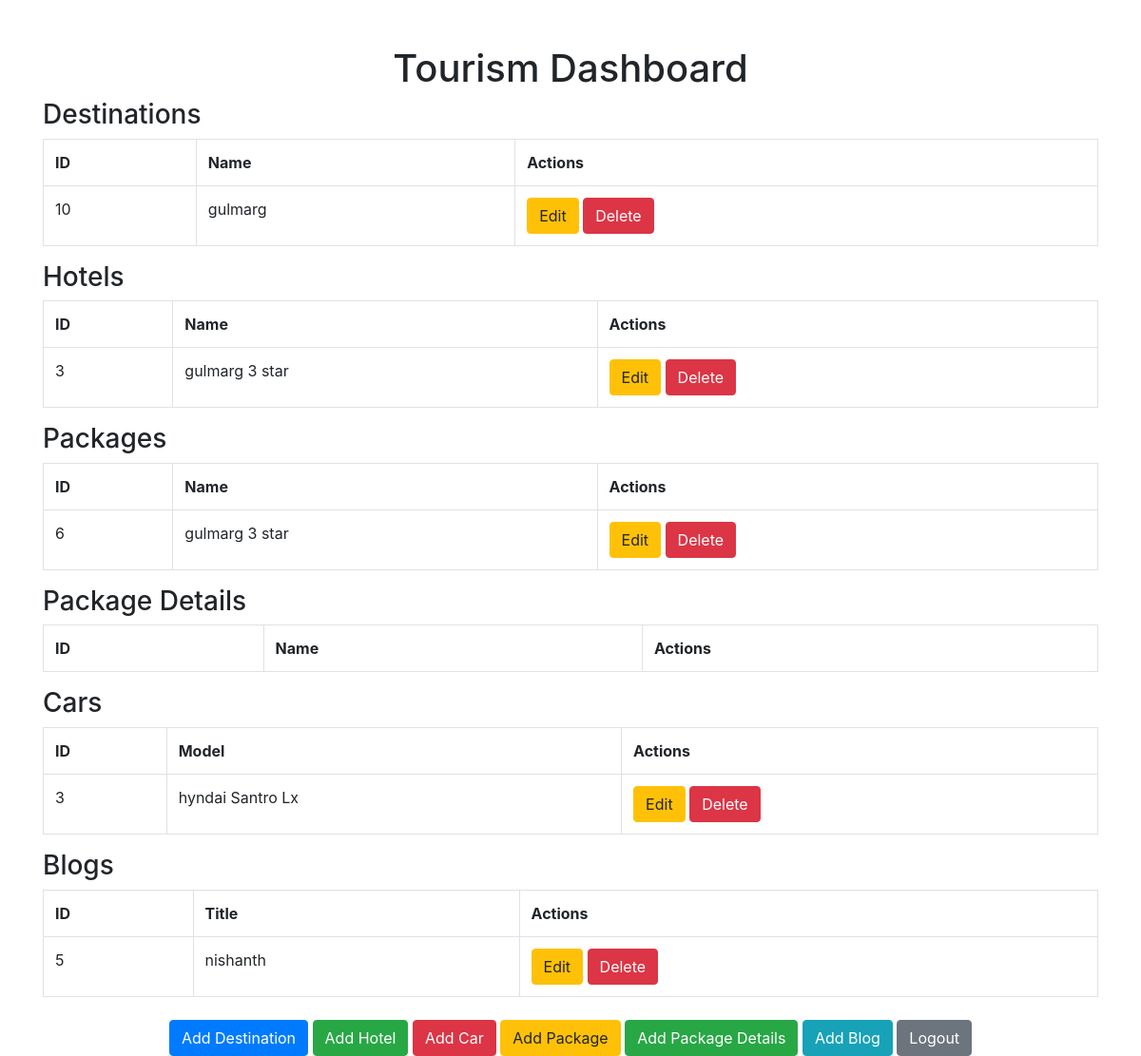
/admin/dashboard.php (signed in), run on an earlier commit of the app's database.
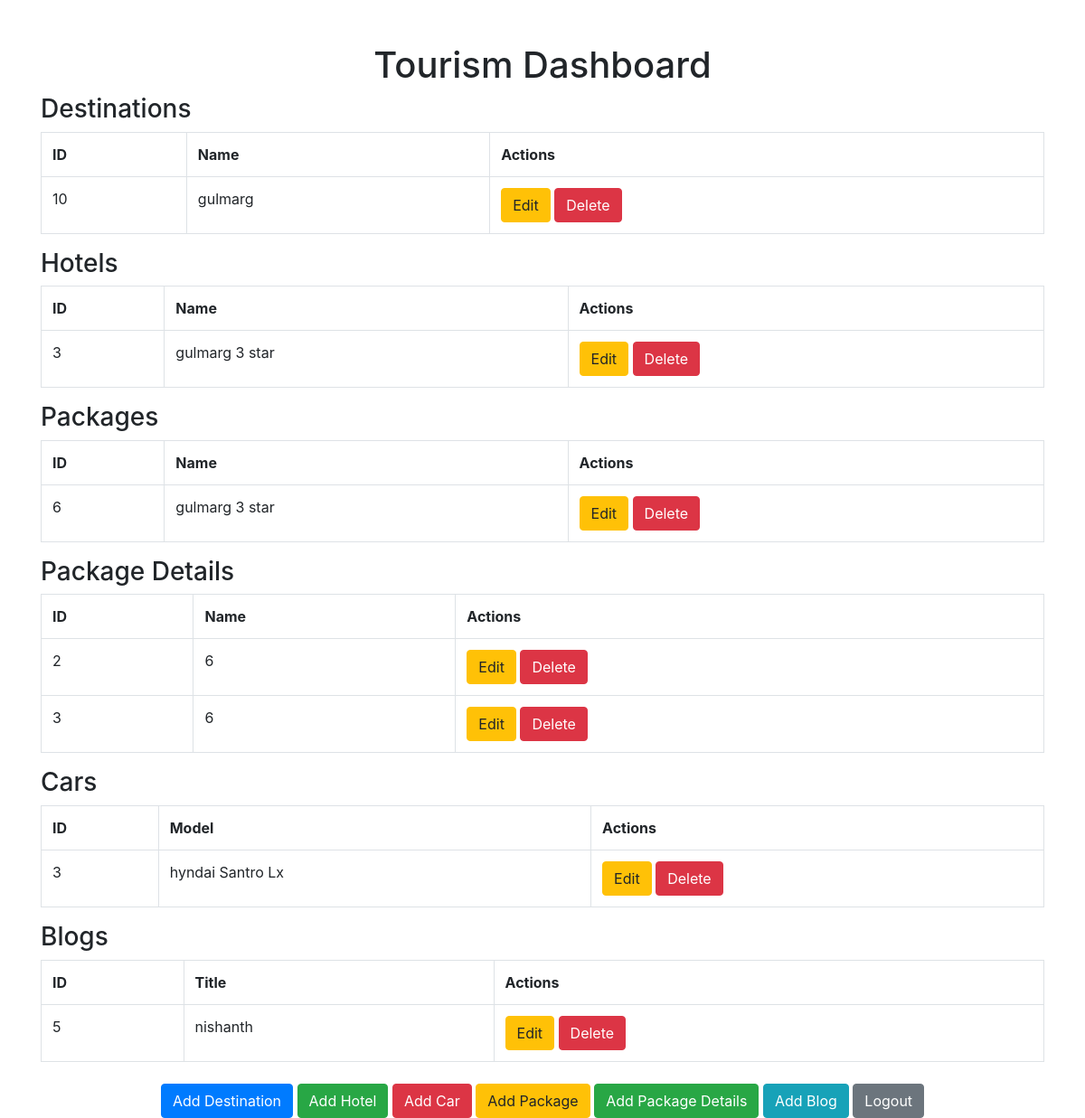
And on a later commit of the database.
### tables this page shows
CREATE TABLE `destinations` (
  `id` int(11) NOT NULL,
  `name` varchar(255) NOT NULL,
  `description` text DEFAULT NULL,
  `image` varchar(255) DEFAULT NULL
);

CREATE TABLE `hotels` (
  `id` int(11) NOT NULL,
  `name` varchar(255) NOT NULL,
  `location` varchar(255) DEFAULT NULL,
  `description` text DEFAULT NULL,
  `price` decimal(10,2) NOT NULL,
  `status` enum('occupied','available') DEFAULT 'available',
  `image` varchar(255) DEFAULT NULL,
  `rating` float DEFAULT 3,
  `detailed_description` text DEFAULT NULL,
  `other_features` varchar(500) DEFAULT NULL,
  `hotel_star_rating` decimal(1,0) NOT NULL DEFAULT 3,
  `destination_id` int(11) DEFAULT NULL
);

CREATE TABLE `packages` (
  `id` int(11) NOT NULL,
  `name` varchar(255) NOT NULL,
  `description` text DEFAULT NULL,
  `duration` varchar(50) DEFAULT NULL,
  `price` decimal(10,2) DEFAULT NULL,
  `destination_id` int(11) DEFAULT NULL,
  `image` varchar(255) DEFAULT NULL,
  `is_trending` tinyint(1) NOT NULL DEFAULT 0,
  `is_featured` tinyint(1) NOT NULL DEFAULT 0,
  `rating` decimal(3,1) NOT NULL DEFAULT 5.0,
  `is_honeymoon` tinyint(1) NOT NULL DEFAULT 0,
  `is_adventure` tinyint(1) NOT NULL DEFAULT 0,
  `is_premium` tinyint(1) NOT NULL DEFAULT 0,
  `is_budget` tinyint(1) NOT NULL DEFAULT 0,
  `reviews` decimal(5,0) NOT NULL DEFAULT 0
);

CREATE TABLE `cars` (
  `id` int(11) NOT NULL,
  `model` varchar(255) NOT NULL,
  `status` enum('available','occupied') DEFAULT 'available',
  `price` decimal(10,2) DEFAULT NULL,
  `image` varchar(255) DEFAULT NULL,
  `destination_id` int(11) DEFAULT NULL
);

CREATE TABLE `blogs` (
  `id` int(11) NOT NULL,
  `title` varchar(255) NOT NULL,
  `description` text NOT NULL,
  `post_date` date NOT NULL
);

CREATE TABLE `package_details` (
  `id` int(11) NOT NULL,
  `package_id` int(11) NOT NULL,
  `destination_id` int(11) NOT NULL,
  `car_id` int(11) NOT NULL,
  `hotel_id` int(11) NOT NULL,
  `itinerary` text NOT NULL,
  `inclusions` text NOT NULL,
  `exclusions` text NOT NULL,
  `charges_for_exclusions` decimal(10,2) DEFAULT NULL,
  `terms_and_conditions` text DEFAULT NULL,
  `created_at` timestamp NOT NULL DEFAULT current_timestamp()
);

### admin/dashboard.php (the view, shortened to what the changed rows need)
<?php
require 'db_connect.php';
try {
    $destinations = $pdo->query("SELECT * FROM destinations")->fetchAll();
    $hotels = $pdo->query("SELECT * FROM hotels")->fetchAll();
    $packages = $pdo->query("SELECT * FROM packages")->fetchAll();
    $packages_det = $pdo->query("SELECT * FROM package_details")->fetchAll();
    $cars = $pdo->query("SELECT * FROM cars")->fetchAll();
    $blogs = $pdo->query("SELECT * FROM blogs")->fetchAll();
} catch (PDOException $e) {
    echo "Error: " . $e->getMessage();
}
?>
<!DOCTYPE html>
<html lang="en">
<head>
    <link href="https://maxcdn.bootstrapcdn.com/bootstrap/4.5.2/css/bootstrap.min.css" rel="stylesheet">
</head>
<body>
    <div class="container mt-5">
        <h1 class="text-center">Tourism Dashboard</h1>
        <table class="table table-bordered">
            <tr>
                <th>ID</th><th>Name</th><th>Actions</th>
            </tr>
            <?php foreach ($destinations as $destination): ?>
            <tr>
                <td><?= $destination['id'] ?></td>
                <td><?= htmlspecialchars($destination['name']) ?></td>
                <td>
                    <a href="edit_destination.php?id=<?= $destination['id'] ?>" class="btn btn-warning">Edit</a>
                    <a href="delete.php?type=destination&id=<?= $destination['id'] ?>" class="btn btn-danger" onclick="return confirm('Are you sure you want to delete this destination?');">Delete</a>
                </td>
            </tr>
            <?php endforeach; ?>
        </table>
        <table class="table table-bordered">
            <tr>
                <th>ID</th><th>Name</th><th>Actions</th>
            </tr>
            <?php foreach ($hotels as $hotel): ?>
            <tr>
                <td><?= $hotel['id'] ?></td>
                <td><?= htmlspecialchars($hotel['name']) ?></td>
                <td>
                    <a href="edit_hotel.php?id=<?= $hotel['id'] ?>" class="btn btn-warning">Edit</a>
                    <a href="delete.php?type=hotel&id=<?= $hotel['id'] ?>" class="btn btn-danger" onclick="return confirm('Are you sure you want to delete this hotel?');">Delete</a>
                </td>
            </tr>
            <?php endforeach; ?>
        </table>
        <table class="table table-bordered">
            <tr>
                <th>ID</th><th>Name</th><th>Actions</th>
            </tr>
            <?php foreach ($packages as $package): ?>
            <tr>
                <td><?= $package['id'] ?></td>
                <td><?= htmlspecialchars($package['name']) ?></td>
                <td>
                    <a href="edit_package.php?id=<?= $package['id'] ?>" class="btn btn-warning">Edit</a>
                    <a href="delete.php?type=package&id=<?= $package['id'] ?>" class="btn btn-danger" onclick="return confirm('Are you sure you want to delete this package?');">Delete</a>
                </td>
            </tr>
            <?php endforeach; ?>
        </table>
        <table class="table table-bordered">
            <tr>
                <th>ID</th><th>Name</th><th>Actions</th>
            </tr>
            <?php foreach ($packages_det as $packaged): ?>
            <tr>
                <td><?= $packaged['id'] ?></td>
                <td><?= htmlspecialchars($packaged['package_id']) ?></td>
                <td>
                    <a href="edit_package_details.php?id=<?= $packaged['id'] ?>" class="btn btn-warning">Edit</a>
                    <a href="delete.php?type=package&id=<?= $packaged['id'] ?>" class="btn btn-danger" onclick="return confirm('Are you sure you want to delete this package?');">Delete</a>
                </td>
            </tr>
            <?php endforeach; ?>
        </table>
        <table class="table table-bordered">
            <tr>
                <th>ID</th><th>Model</th><th>Actions</th>
            </tr>
            <?php foreach ($cars as $car): ?>
            <tr>
                <td><?= $car['id'] ?></td>
                <td><?= htmlspecialchars($car['model']) ?></td>
                <td>
                    <a href="edit_car.php?id=<?= $car['id'] ?>" class="btn btn-warning">Edit</a>
                    <a href="delete.php?type=car&id=<?= $car['id'] ?>" class="btn btn-danger" onclick="return confirm('Are you sure you want to delete this car?');">Delete</a>
                </td>
            </tr>
            <?php endforeach; ?>
        </table>
        <table class="table table-bordered">
            <tr>
                <th>ID</th><th>Title</th><th>Actions</th>
            </tr>
            <?php foreach ($blogs as $blog): ?>
            <tr>
                <td><?= $blog['id'] ?></td>
                <td><?= htmlspecialchars($blog['title']) ?></td>
                <td>
                    <a href="edit_blog.php?id=<?= $blog['id'] ?>" class="btn btn-warning">Edit</a>
                    <a href="delete.php?type=blog&id=<?= $blog['id'] ?>" class="btn btn-danger" onclick="return confirm('Are you sure you want to delete this blog?');">Delete</a>
                </td>
            </tr>
            <?php endforeach; ?>
        </table>
    </div>
</body>
</html>

What changed in the data, as far as the page shows it:
added package_details: id "2", package "6"
added package_details: id "3", package "6"
